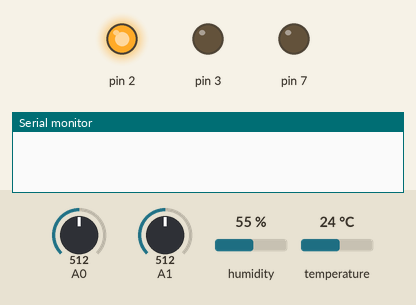
Simulated run of this sketch. Board: Arduino Uno, built with avr-gcc and run on an emulated ATmega328P. On the bench: output pins drawn as LEDs (lit = HIGH), the last lines printed to the serial monitor. Inputs (shaded band) come from the test bench; at power-on: A0 = 512, A1 = 512, humidity 55 %, temperature 24 °C. No radio packets arrive unless stated.

Above: at 0.1 s.
At 4.8 s:
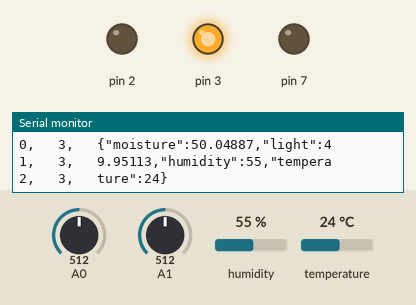
4.9 s: A0 set to 992
At 8.6 s:
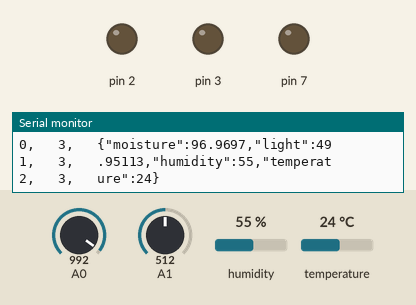
Timing chart, 0 to 15.6 s (numbered marks = the images above; inputs shaded):
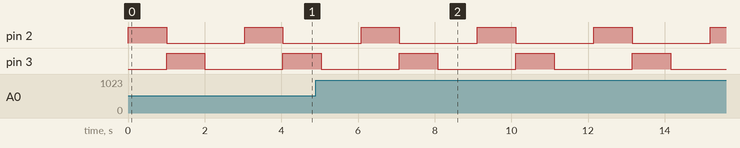

The sketch:

arduino.ino
```cpp
#include "moisture.h"
#include "light.h"
#include "DHT.h"
#include <ArduinoJson.h>
#include <RF24.h>

#include "printf.h"

Moisture moisture;
Light light;
DHT dht(4, DHT11);
RF24 radio(9, 8);

const byte address[6] = "pi001";
//const uint64_t address = 0x7069303031;

void setup() {
  pinMode(7, OUTPUT);
  digitalWrite(7, LOW);

  Serial.begin(115200);
  printf_begin();

  moisture.setPowerPin(2);
  moisture.setReadPin(A0);
  moisture.setup();

  light.setPowerPin(3);
  light.setReadPin(A1);
  light.setup();

  dht.begin();

  radio.begin();
  radio.openWritingPipe(address);
  radio.stopListening();
  radio.setRetries(5, 15);
  radio.setDataRate(RF24_250KBPS);

  radio.printDetails();
}

void loop() {
  //waitForSerialAvailable();
  //if (getDataCommandReceived()) {
    sendJsonData();
    delay(1000);
  //}
}

void waitForSerialAvailable() {
  while (!Serial.available());
}

bool getDataCommandReceived() {
  return Serial.read() == '?';
}

void sendJsonData() {
  StaticJsonDocument<1024> doc;
  buildJson(doc);
  sendJsonAsString(doc);
}

void buildJson(StaticJsonDocument<1024> &doc) {
  doc["moisture"] = moisture.readMoisturePercentage();
  doc["light"] = light.readLightPercentage();
  doc["humidity"] = dht.readHumidity();
  doc["temperature"] = dht.readTemperature();
}

void sendJsonAsString(StaticJsonDocument<1024> &doc) {
  String output;
  serializeJson(doc, output);
  Serial.println(output);

  sendStringOnRadio(output);
}

void sendStringOnRadio(String output) {
  int transmissionCount = output.length() / 30 + 1;
  char buff[32];

  for (int i = 0; i < transmissionCount; ++i) {
    memset(buff, 0, 32);

    buff[0] = i;
    buff[1] = transmissionCount;
    strcpy(buff+2, output.substring(i*30, i*30+30).c_str());
    radio.write(buff, sizeof(buff));

    Serial.print(i);
    Serial.print(",   ");
    Serial.print(transmissionCount);
    Serial.print(",   ");
    Serial.println(&(buff[2]));
  }
}
```

analog_power.h
```cpp
#ifndef ANALOG_POWER_H
#define ANALOG_POWER_H

class AnalogPower {
public:
  void setPowerPin(int pin) {
    powerPin = pin;
  }

  void setReadPin(int pin) {
    readPin = pin;
  }

  void setup() {
    setupPowerOutput();
    powerOff();
  }

  double readAnalogPercentage() {
    double analogPercentage;

    powerOn();
    analogPercentage = readAnalogPinAsPercentage();
    powerOff();

    return analogPercentage;
  }

private:
  void setupPowerOutput() {
    pinMode(powerPin, OUTPUT);
  }

  void powerOn() {
    digitalWrite(powerPin, HIGH);
    delay(1000);
  }

  void powerOff() {
    digitalWrite(powerPin, LOW);
  }

  double readAnalogPinAsPercentage() {
    return analogRead(readPin) / 1023. * 100.;
  }

  int powerPin;
  int readPin;
};

#endif
```

light.h
```cpp
#include "analog_power.h"

class Light : public AnalogPower {
public:
  double readLightPercentage() {
    return 100.-readAnalogPercentage();
  }
};
```

moisture.h
```cpp
#include "analog_power.h"

class Moisture : public AnalogPower {
public:
  double readMoisturePercentage() {
    return readAnalogPercentage();
  }
};
```

Measured:
- by itself, pin 2, pin 3: alternates HIGH for 1.0 s and LOW for 2.0 s
